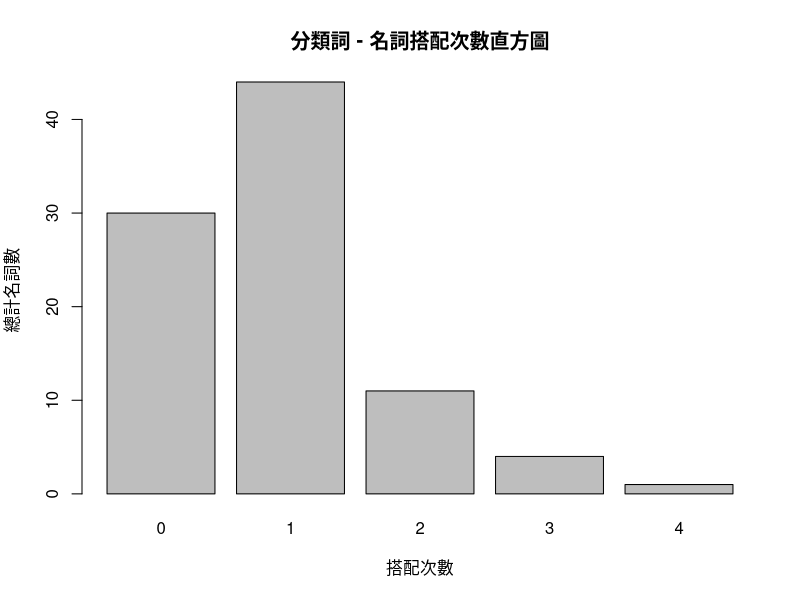
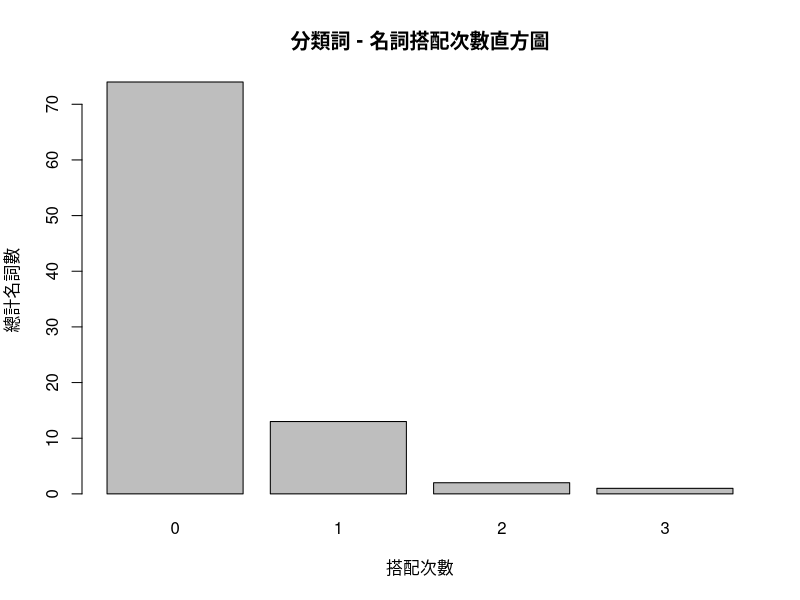

These figures' R source, in order: (Note: this script raises an error after producing the figures.)
## ---- chunk 1
knitr::opts_chunk$set(echo = TRUE)
library(tidyverse)
## ---- chunk 2
THT_sti <- read_csv(file="phase01_sinica_corpus/THT_nouns_check.csv",na = "NA")%>%filter(STUDY01 == "V") %>% select(WORD,POS,FREQ,RANK,`條`,`枝`,`根`,`張`,`面`,`片`,`個`,`顆`,`粒`)
THT_alternative <- read_csv(file="phase01_sinica_corpus/THT_nouns_check.csv",na = "NA")%>%filter(STUDY01 == "V") %>% select(WORD,POS,FREQ,RANK,瓣,點,頂,朵,封,幅,節,具,卷,管,面,葉,幀,尊)
knitr::kable(THT_sti)
## ---- chunk 3
barplot(table(apply(THT_sti[,5:13]=="V",1,sum)),  xlab = "搭配次數",ylab="總計名詞數",main = "分類詞 - 名詞搭配次數直方圖")
## ---- chunk 4
barplot(table(apply(THT_alternative[,5:18]=="V",1,sum,na.rm=TRUE)),  xlab = "搭配次數",ylab="總計名詞數",main = "分類詞 - 名詞搭配次數直方圖")
## ---- chunk 5
## list file names
termfiles <- list.files(path = "phase01_sinica_corpus/classifiers_pool/",pattern = "*_terms.txt$")

## import the terms as the data frame
counts_table <- data.frame(classifier = NULL, N = NULL)

for(termfile in termfiles){
classifier_tmp <- read_lines(file=paste0("phase01_sinica_corpus/classifiers_pool/",termfile) )%>% str_split(pattern = ",") %>% lapply(as.data.frame.list,col.names=c("WORD","N")) %>% bind_rows()

## store how many nouns out of THT sti
counts_table = bind_rows(counts_table, 
c(WORD = (str_split(termfile,"_") %>% unlist())[2], N = sum(!(classifier_tmp$WORD %in% THT_sti$WORD))))

}

## Replace the pinyin with the characters
counts_table$WORD <- c("瓣","點","頂","朵","封","幅","個","根","節","具","卷","顆","塊","粒","枚","面","片","條","葉","張","幀","枝","尊","座")

## Mark the classifiers in THT study
THT = counts_table$WORD %in% c("條","枝","根","張","面","片","個","顆","粒")
THT[THT == TRUE] <- "V"
THT[THT == FALSE] <- ""
counts_table <- as_tibble(cbind(counts_table, THT))

print(arrange(counts_table,desc(THT)),n=nrow(counts_table))
## ---- chunk 6
## Take the selected classifiers
selected_files <- termfiles[c(2,6,10,13,15,24)]

for(selected_terms in selected_files){
    terms_tmp <- read_lines(file=paste0("phase01_sinica_corpus/classifiers_pool/",selected_terms) )%>% str_split(pattern = ",") %>% lapply(as.data.frame.list,col.names=c("WORD","N")) %>% bind_rows() %>% filter(!(WORD %in% THT_sti$WORD))

write_csv(terms_tmp,file = paste0("phase01_sinica_corpus/classifiers_pool/stipool_", (str_split(selected_terms,"_") %>% unlist())[2],".csv"))
}

